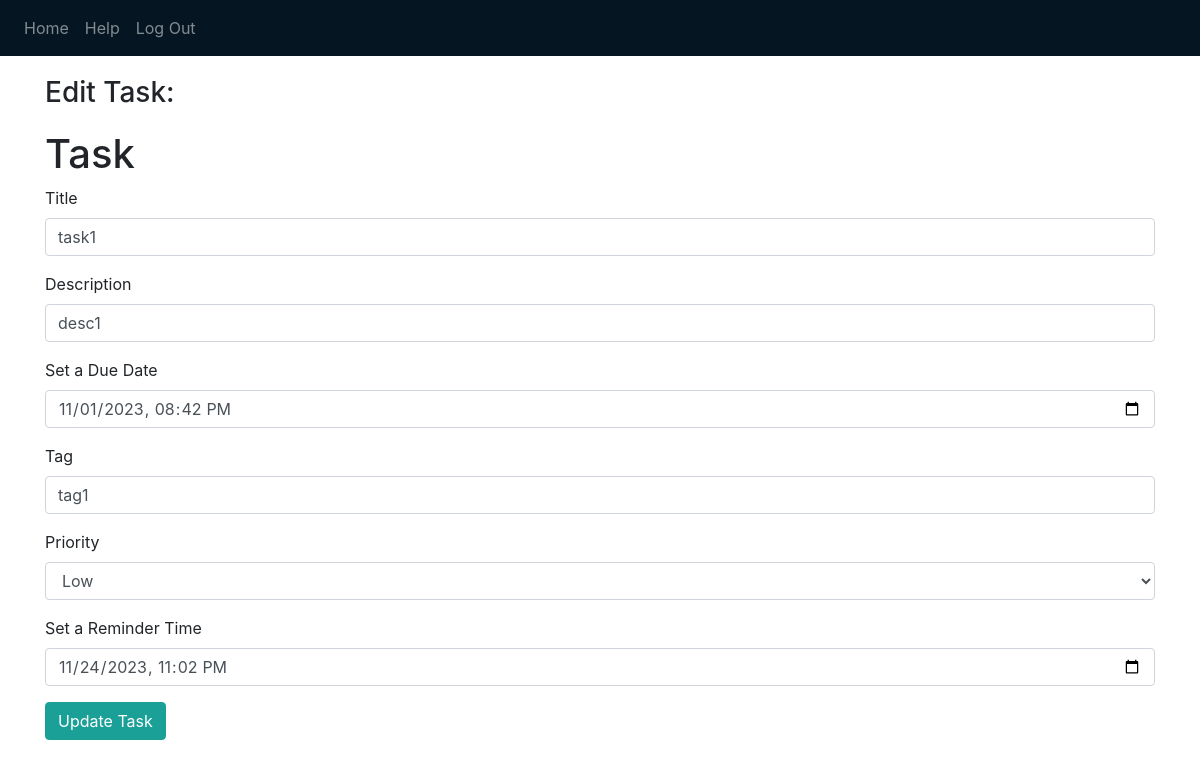
Page /editform?taskid=1 (signed in) on the earlier database version.
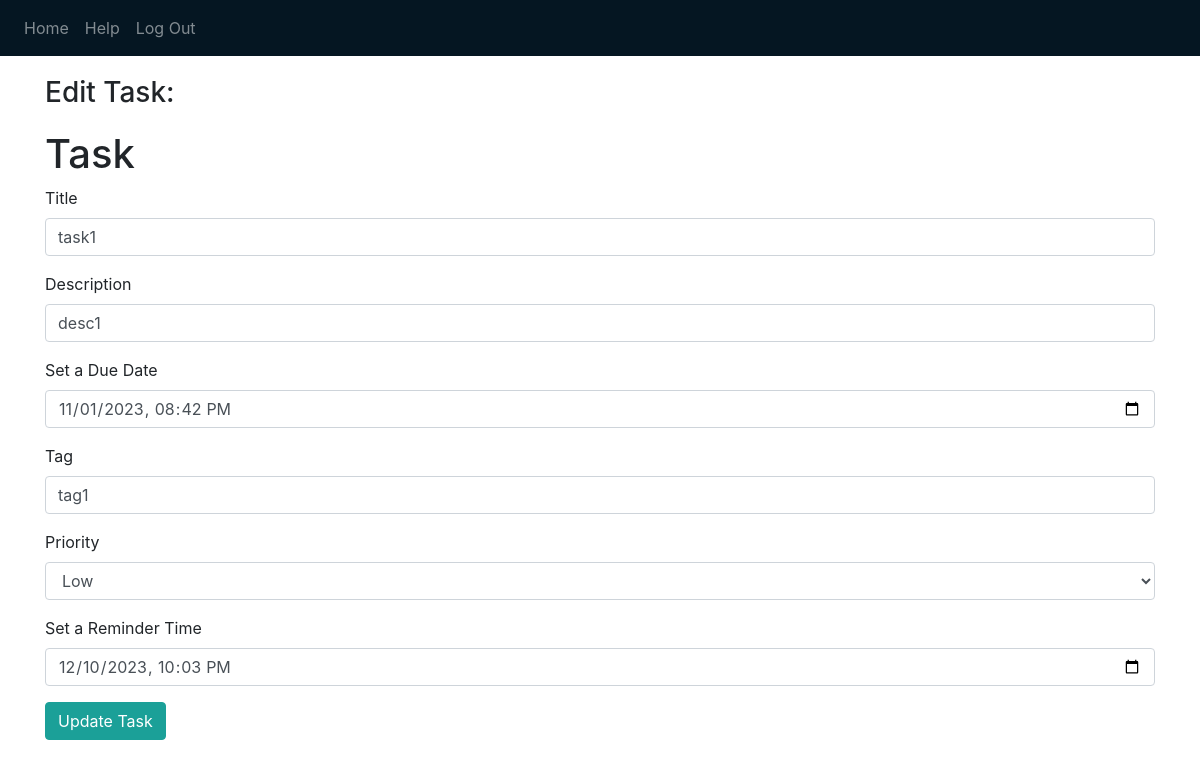
Same page on the later database version.
### website/models.py (models this page shows)
class Task(db.Model):
    id = db.Column(db.Integer, primary_key=True) #ID will be incremented on its own
    user_id = db.Column(db.Integer, db.ForeignKey('user.id')) #Foreign key is the user.id that created the task
    title = db.Column(db.String(1000)) #This will be the title of the task that was created
    description = db.Column(db.String(10000)) #The user can add notes and detail to tasks that they are creating
    due_date = db.Column(db.String(40)) # YYYY-MM-DD Format || The HTML is in MM/
    tag = db.Column(db.String(6))
    priority = db.Column(db.String(6)) #should only be 'Low', 'Medium', 'High'
    status = db.Column(db.Boolean, default=False) #False for incomplete, True for complete
    reminder_time = db.Column(db.String(40))

### website/views.py (the view, shortened to what this page needs)
@views.route('/editform', methods = ['GET', 'POST'])
@login_required
def editform():
    taskid=request.args.get('taskid',None)
    task = Task.query.filter_by(id=taskid).first()
    return render_template("editform.html", user=current_user, task=task)

### website/__init__.py (called while the page is built)
def create_app(database_uri="sqlite:///" + DB_NAME):
    app = Flask(__name__)
    app.config['SECRET_KEY'] = 'THIS IS THE KEY FOR THE APP' #can be anything you want but you want to hide this
    app.config['SQLALCHEMY_DATABASE_URI'] = database_uri #Telling flask where the database is located
    db.init_app(app)
    from .views import views
    from .auth import auth
    app.register_blueprint(views, url_prefix='/')
    app.register_blueprint(auth, url_prefix='/')
    from .models import User, Task
    with app.app_context():
        db.create_all()
    login_manager = LoginManager()
    login_manager.login_view = 'auth.login'
    login_manager.init_app(app)
    @login_manager.user_loader
    def load_user(id):
        return User.query.get(int(id))
    return app

### website/templates/editform.html (shortened to what this page needs)
{% extends "base.html" %}
{% block content %}
<h3>Edit Task: </h3>
<form method="POST">
  <h1>Task</h1>
  <div class="form-group">
    <label for="title">Title</label>
    <input type="text" class="form-control" id="title" name="title" placeholder="Add a Title" value="{{ task.title }}">
  </div>
  <div class="form-group">
    <label for="description">Description</label>
    <input  type="text" class="form-control" id="description" name="description"
      placeholder="Add a Description" value="{{ task.description }}">
  </div>
  <div class="form-group">
    <label for="date">Set a Due Date</label>
    <input type="datetime-local" class="form-control" id="date" name="date" value="{{ task.due_date }}">
  </div>
  <div class="form-group">
    <label for="tag">Tag</label>
    <input type="text" class="form-control" id="tag" name="tag" placeholder="#..." value="{{ task.tag }}">
  </div>
  <div class="form-group">
    <label for="priority">Priority</label>
    <select class="form-control" id="priority" name="priority">
      <option value="Low" {% if task.priority=='Low' %}selected{% endif %}>Low</option>
    </select>
  </div>
  <div class="form-group">
    <label for="reminder_time">Set a Reminder Time</label>
    <input type="datetime-local" class="form-control" id="reminder_time" name="reminder_time" value="{{ task.reminder_time}}">
  </div>
  <div>
    <button type="submit" class="btn btn-primary">Update Task</button>
  </div>
</form>
{% endblock %}

Differences in the rows shown:
changed Task "task1": reminder_time "11/24/2023 23:02" → "12/10/2023 22:03"
